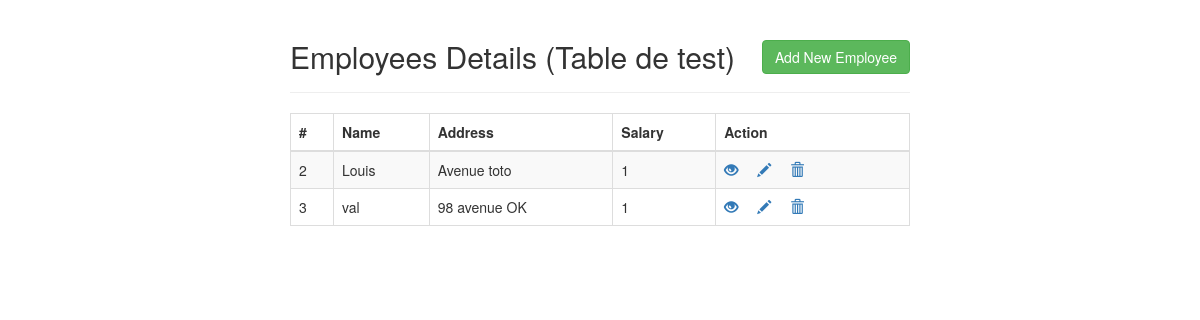
/simple_CRUD/index.php, run on the app's committed database.
### tables this page shows
CREATE TABLE IF NOT EXISTS `employees` (
  `id` int(11) NOT NULL AUTO_INCREMENT,
  `name` varchar(100) NOT NULL,
  `address` varchar(255) NOT NULL,
  `salary` int(10) NOT NULL,
  PRIMARY KEY (`id`)
);

### simple_CRUD/index.php (the view, shortened to what this page needs)
<!DOCTYPE html>
<html lang="en">
<head>
    <link rel="stylesheet" href="https://maxcdn.bootstrapcdn.com/bootstrap/3.3.7/css/bootstrap.css">
    <link rel="stylesheet" href="./index.css">
</head>
<body>
    <div class="wrapper">
        <div class="container-fluid">
            <div class="row">
                <div class="col-md-12">
                    <div class="page-header clearfix">
                        <h2 class="pull-left">Employees Details (Table de test)</h2>
                        <a href="create.php" class="btn btn-success pull-right">Add New Employee</a>
                    </div>
                    <?php
                    require_once "config.php";
                    $sql = "SELECT * FROM employees";
                    if($result = mysqli_query($link, $sql)){
                        if(mysqli_num_rows($result) > 0){
                            echo "
                                <table class='table table-bordered table-striped'>
                                    <thead>
                                        <tr>
                                            <th>#</th>
                                            <th>Name</th>
                                            <th>Address</th>
                                            <th>Salary</th>
                                            <th>Action</th>
                                        </tr>
                                    </thead>
                                    <tbody>";
                            while($row = mysqli_fetch_array($result)){
                                echo "
                                    <tr>
                                        <td>" . $row['id'] . "</td>
                                        <td>" . $row['name'] . "</td>
                                        <td>" . $row['address'] . "</td>
                                        <td>" . $row['salary'] . "</td>
                                        <td>
                                            <a href='read.php?id=". $row['id'] ."' title='View Record' data-toggle='tooltip'><span class='glyphicon glyphicon-eye-open'></span></a>
                                            <a href='update.php?id=". $row['id'] ."' title='Update Record' data-toggle='tooltip'><span class='glyphicon glyphicon-pencil'></span></a>
                                            <a href='delete.php?id=". $row['id'] ."' title='Delete Record' data-toggle='tooltip'><span class='glyphicon glyphicon-trash'></span></a>
                                        </td>
                                    </tr>";
                                }
                                echo "
                                    </tbody>
                                </table>";
                        } else{
                            echo "<p class='lead'><em>No records were found.</em></p>";
                        }
                    } else{
                        echo "ERROR: Could not able to execute $sql. " . mysqli_error($link);
                    }
                    ?>
                </div>
            </div>
        </div>
    </div>
</body>
</html>

### simple_CRUD/index.css (style rules this page uses)
.wrapper { width: 650px; margin: 0 auto; }
.page-header h2 { margin-top: 0; }
table tr td:last-child a { margin-right: 15px; }

### data on the page
employees: id "2", name "Louis", address "Avenue toto", salary "1"
employees: id "3", name "val", address "98 avenue OK", salary "1"
